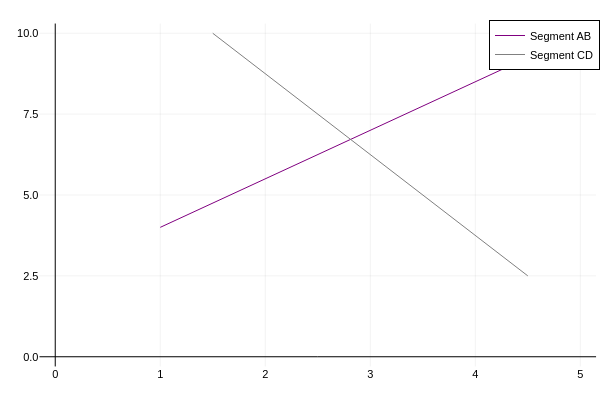

Notebook code cell kept with this figure:
### Markdown cell above
#### m = -1/m (LATEX)

### Code cell
A = (x1, y1) = (1.0, 4.0)
B = (x2, y2) = (5.0, 10.0)

plot([x1, x2], [y1, y2], 
      label="Segment AB", 
      color=:purple,)

C = (a1, b1) = (x1+0.5, y1*2.5)
D = (a2, b2) = (x2-0.5, y2/4)

plot!([a1, a2], [b1, b2], 
      label="Segment CD", 
      color=:gray,
      framestyle=:zerolines)

# I know the angle is not 90 degree, But i tried

### Figure 1 — Plotly figure (JSON) as saved in the notebook; plotly's stock layout.template omitted (floating-point values rounded to 4 significant figures)
{"data": [{"colorbar": {"len": 0.9525, "title": "", "x": 0.9934, "y": 0.5139}, "legendgroup": "Segment AB", "line": {"color": "rgba(128, 0, 128, 1.000)", "dash": "solid", "shape": "linear", "width": 1}, "mode": "lines", "name": "Segment AB", "showlegend": true, "type": "scatter", "x": [1, 5], "xaxis": "x", "y": [4, 10], "yaxis": "y"}, {"colorbar": {"len": 0.9525, "title": "", "x": 0.9934, "y": 0.5139}, "legendgroup": "Segment CD", "line": {"color": "rgba(128, 128, 128, 1.000)", "dash": "solid", "shape": "linear", "width": 1}, "mode": "lines", "name": "Segment CD", "showlegend": true, "type": "scatter", "x": [1.5, 4.5], "xaxis": "x", "y": [10, 2.5], "yaxis": "y"}], "layout": {"annotations": [], "height": 400, "legend": {"bgcolor": "rgba(255, 255, 255, 1.000)", "bordercolor": "rgba(0, 0, 0, 1.000)", "borderwidth": 1, "font": {"color": "rgba(0, 0, 0, 1.000)", "family": "sans-serif", "size": 11}, "title": {"font": {"color": "rgba(0, 0, 0, 1.000)", "family": "sans-serif", "size": 15}, "text": ""}, "tracegroupgap": 0, "traceorder": "normal", "x": 1, "xanchor": "auto", "y": 1, "yanchor": "auto"}, "margin": {"b": 20, "l": 0, "r": 0, "t": 20}, "paper_bgcolor": "rgba(255, 255, 255, 1.000)", "plot_bgcolor": "rgba(255, 255, 255, 1.000)", "showlegend": true, "width": 600, "xaxis": {"anchor": "y", "domain": [0.06582, 0.9934], "gridcolor": "rgba(0, 0, 0, 0.100)", "gridwidth": 0.5, "linecolor": "rgba(0, 0, 0, 1.000)", "mirror": false, "range": [-0.15, 5.15], "showgrid": true, "showline": false, "showticklabels": true, "tickangle": 0, "tickcolor": "rgba(0, 0, 0, 0.000)", "tickfont": {"color": "rgba(0, 0, 0, 1.000)", "family": "sans-serif", "size": 11}, "tickmode": "array", "ticks": "inside", "ticktext": ["0", "1", "2", "3", "4", "5"], "tickvals": [0, 1, 2, 3, 4, 5], "title": "", "titlefont": {"color": "rgba(0, 0, 0, 1.000)", "family": "sans-serif", "size": 15}, "type": "-", "visible": true, "zeroline": true, "zerolinecolor": "rgba(0, 0, 0, 1.000)"}, "yaxis": {"anchor": "x", "domain": [0.03762, 0.9902], "gridcolor": "rgba(0, 0, 0, 0.100)", "gridwidth": 0.5, "linecolor": "rgba(0, 0, 0, 1.000)", "mirror": false, "range": [-0.3, 10.3], "showgrid": true, "showline": false, "showticklabels": true, "tickangle": 0, "tickcolor": "rgba(0, 0, 0, 0.000)", "tickfont": {"color": "rgba(0, 0, 0, 1.000)", "family": "sans-serif", "size": 11}, "tickmode": "array", "ticks": "inside", "ticktext": ["0.0", "2.5", "5.0", "7.5", "10.0"], "tickvals": [0, 2.5, 5, 7.5, 10], "title": "", "titlefont": {"color": "rgba(0, 0, 0, 1.000)", "family": "sans-serif", "size": 15}, "type": "-", "visible": true, "zeroline": true, "zerolinecolor": "rgba(0, 0, 0, 1.000)"}}}
